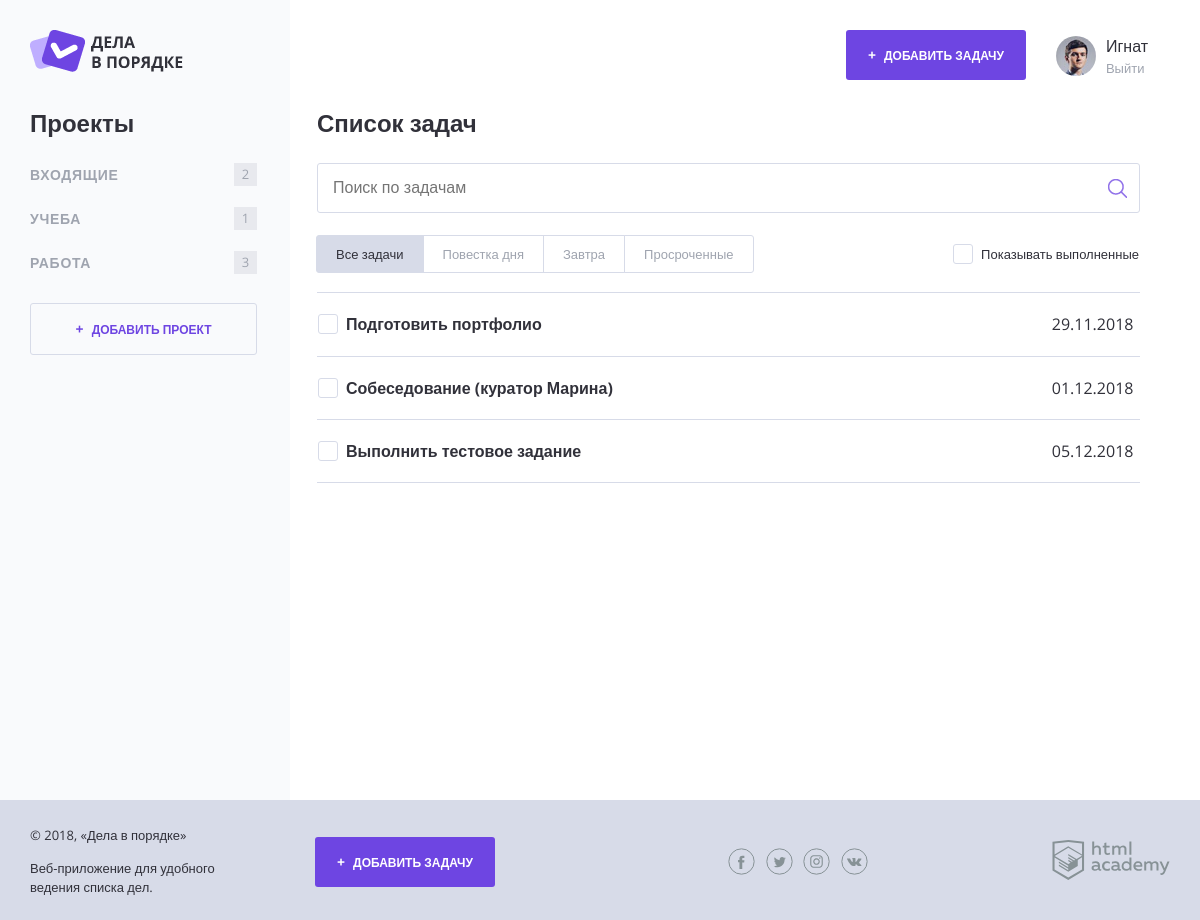
Page /index.php?category_id=2 (signed in) on the committed database.
### tables this page shows
CREATE TABLE categories (
  id          INT         AUTO_INCREMENT,
  name        CHAR(64)   NOT NULL,
  creator_id  INT         NOT NULL,

  PRIMARY KEY (id),
  INDEX (creator_id)
);

CREATE TABLE tasks (
  id                   INT          AUTO_INCREMENT,
  name                 CHAR(255)    NOT NULL,
  category_id          INT          DEFAULT NULL,
  creator_id           INT          NOT NULL,
  creation             DATETIME     NOT NULL DEFAULT CURRENT_TIMESTAMP,
  deadline             DATETIME     DEFAULT NULL,
  attachment_label     CHAR(255)    DEFAULT NULL,
  attachment_filename  CHAR(255)    DEFAULT NULL,
  is_complete          TINYINT(1)   NOT NULL DEFAULT 0,  

  PRIMARY KEY (id),
  FULLTEXT INDEX (name),
  INDEX (category_id),
  INDEX (creator_id),
  INDEX (deadline)
);

### utils.php (called while the page is built, shortened)
<?php
  function fillView($viewFilename, $data = []) {
    $viewPath = VIEWS_DIRECTORY_PATH.$viewFilename;
    $view = '';
    if (is_readable($viewPath)) {
      extract($data);
      require_once($viewPath);
      $view = ob_get_clean();
    }
    return $view;
  }
  function shouldHighlightTask($datetime) {
    $deadlineDate = date('d.m.Y', strtotime($datetime));
    $currentDate = date('d.m.Y', time());
    return $deadlineDate === $currentDate;
  }
  function getEuropeanDateFormat($datetime) {
    return date('d.m.Y', strtotime($datetime));
  }
  function filterCategoryTasks($selectedCategoryID, $tasks) {
    return array_filter($tasks, function($taskData) use ($selectedCategoryID) {
      return $taskData['category_id'] === $selectedCategoryID;
    });
  }

### model-workers.php (called while the page is built, shortened)
<?php
  require_once('./utils.php');
  function getCategories($databaseConnection, $userID) {
    $requestString = "SELECT id, name
                      FROM categories
                      WHERE creator_id = {$userID}";
    return downloadData($databaseConnection, $requestString);
  }
  function getTasks($databaseConnection, $userID) {
    $requestString = "SELECT id,
                              name,
                              category_id,
                              deadline,
                              attachment_label,
                              attachment_filename,
                              is_complete
                      FROM tasks
                      WHERE creator_id = {$userID}";
    return downloadData($databaseConnection, $requestString);
  }
  function downloadData($databaseConnection, $requestString, $parseMethod = PARSE_DATA_ALL) {
    $receivedData = $databaseConnection->query($requestString);
    switch ($parseMethod) {
      case PARSE_DATA_ALL:
        $adaptedData = $receivedData->fetch_all(MYSQLI_ASSOC);
        break;
    }
    $adaptedData = $adaptedData ? convertArrayStringsToNumbers($adaptedData) : [];
    return $adaptedData;
  }

### templates/content-index.php (the view, shortened to what this page needs)
<main class="content__main">
  <h2 class="content__main-heading">Список задач</h2>
  <form class="search-form" action="index.php" method="get">
    <input class="search-form__input" type="text" name="search_query" placeholder="Поиск по задачам" value="">
    <input class="search-form__submit" type="submit" value="Искать">
  </form>
  <div class="tasks-controls">
    <nav class="tasks-switch">
      <?php
        $filterToTitle = [
          'all' => 'Все задачи',
          'today' => 'Повестка дня',
          'tomorrow' => 'Завтра',
          'expired' => 'Просроченные'
        ];
        foreach ($filterToTitle as $filter => $title) {
          $currentQueryParameters = [];
          if (isset($_GET['category_id'])) {
            $currentQueryParameters['category_id'] = $_GET['category_id'];
          }
          $currentQueryParameters['filter'] = $filter;
      ?>
          <a class="tasks-switch__item
                    <?= $_SESSION['tasks_filter'] === $filter ? 'tasks-switch__item--active' : ''; ?>"
              href="index.php?<?= http_build_query($currentQueryParameters); ?>">
            <?= $title; ?>
          </a>
        <?php } ?>
    </nav>
    <label class="checkbox">
      <span class="checkbox__text">Показывать выполненные</span>
    </label>
  </div>
  <table class="tasks">
    <?php
      foreach ($tasks as $taskData):
        if (!$taskData['is_complete'] || $_SESSION['show_completed_tasks']):
    ?>
          <tr class="tasks__item task
                    <?= shouldHighlightTask($taskData['deadline']) ? 'task--important' : ''; ?>
                    <?= $taskData['is_complete'] ? 'task--completed' : ''; ?>">
            <td class="task__select">
              <label class="checkbox task__checkbox">
                <span class="checkbox__text"><?= strip_tags($taskData['name']); ?></span>
              </label>
            </td>
            <td class="task__file">
            </td>
            <td class="task__date"><?= getEuropeanDateFormat($taskData['deadline']); ?></td>
          </tr>
    <?php
        endif;
      endforeach;
    ?>
  </table>
</main>

### templates/sidebar-categories.php
<section class="content__side">
  <h2 class="content__side-heading">Проекты</h2>
  <nav class="main-navigation">
    <ul class="main-navigation__list">
      <?php foreach ($categories as $categoryData): ?>
        <li class="main-navigation__list-item">
          <a class="main-navigation__list-item-link" href="index.php?category_id=<?= $categoryData['id']; ?>">
            <?= strip_tags($categoryData['name']); ?>
          </a>
          <span class="main-navigation__list-item-count">
            <?= $categoryData['active_tasks']; ?>
          </span>
        </li>
      <?php endforeach; ?>
    </ul>
  </nav>
  <a class="button button--transparent button--plus content__side-button"
      href="add-category.php">
    Добавить проект
  </a>
</section>

### css/style.css (style rules this page uses)
html, body { height: 100%; word-wrap: break-word; overflow-wrap: break-word; word-break: break-word; }
body { position: relative; min-width: 1180px; font-size: 16px; font-family: "OpenSans", sans-serif; color: #31313a; }
a { text-decoration: none; }
.button { display: inline-block; width: 180px; padding: 17px 0; font-weight: 700; font-size: 12px; text-align: center; color: #ffffff; text-transform: uppercase; text-decoration: none; background-color: #6e45e2; border: 0; border-radius: 3px; }
.button--plus::before { content: "+"; margin-right: 5px; font-size: 14px; }
.button--transparent { color: #6e45e2; border: 1px solid #d7dbe8; }
.button--transparent, .button--transparent:hover, .button--transparent:focus, .button--transparent:active { background-color: transparent; }
.content__side { width: 260px; }
.content__side-heading { margin: 0; margin-bottom: 15px; }
.content__side-button { width: 225px; }
.main-navigation { margin-bottom: 18px; }
.main-navigation__list { margin: 0 0 0 -8px; padding: 0; list-style: none; }
.main-navigation__list-item { display: flex; align-items: center; font-size: 14px; color: #9fa4af; text-transform: uppercase; }
.main-navigation__list-item-link { flex-grow: 1; padding: 14px 8px; font-weight: bold; color: inherit; text-decoration: none; letter-spacing: 0.05em; }
.main-navigation__list-item-count { display: inline-block; min-width: 19px; min-height: 19px; margin-right: 33px; padding: 2px; font-size: 13px; line-height: 18px; text-align: center; background-color: #e8e9ee; }
.content__main { flex-grow: 1; padding: 0 30px 0 27px; }
.content__main-heading { margin: 0; margin-bottom: 25px; }
.search-form { position: relative; margin-bottom: 23px; }
.search-form__input { box-sizing: border-box; width: 100%; padding: 15px; border: 1px solid #d7dbe8; border-radius: 3px; }
.search-form__submit { position: absolute; top: 11px; right: 8px; width: 30px; height: 30px; font-size: 0; background: transparent url("../img/search.png") no-repeat 50% 50%; border: 0; }
.tasks-controls { display: flex; justify-content: space-between; align-items: center; margin-bottom: 19px; font-size: 13px; }
.tasks-controls .checkbox .checkbox__text { padding-top: 3px; padding-bottom: 3px; }
.tasks-switch { display: inline-flex; flex-wrap: nowrap; font-size: 13px; }
.tasks-switch__item:first-child { border-top-left-radius: 3px; border-bottom-left-radius: 3px; }
.tasks-switch__item:last-child { border-top-right-radius: 3px; border-bottom-right-radius: 3px; }
.tasks-switch__item { position: relative; display: flex; margin: -1px 0 0 -1px; padding: 9px 19px; line-height: 1.4; color: #9fa4af; white-space: nowrap; background-color: #ffffff; border: 1px solid #d7dbe8; }
.tasks-switch__item--active { color: #31313a; background-color: #d7dbe8; border-color: #d7dbe8; }
.checkbox { position: relative; display: inline-block; vertical-align: top; border: 1px solid transparent; }
.checkbox__text { position: relative; display: block; padding: 1px 0 1px 28px; }
.checkbox__text::before { content: ""; position: absolute; top: 0; left: 0; width: 18px; height: 18px; border: 1px solid #d7dbe8; border-radius: 3px; }
.checkbox__text::after { content: ""; position: absolute; top: 5px; left: 5px; display: none; width: 10px; height: 5px; border-bottom: 1px solid #7f5be5; border-left: 1px solid #7f5be5; transform: rotate(-50deg); }
.tasks { width: 100%; border-collapse: collapse; }
.tasks__item:first-child td { border-top: 1px solid #d7dbe8; }
.tasks__item td { padding: 20px 0; border-bottom: 1px solid #d7dbe8; }
.task__checkbox .checkbox__input + .checkbox__text { font-weight: bold; }
.task__select { position: relative; width: 476px; }
.task__file { width: 190px; }
.task__date { width: 80px; }

### rows in the picture
categories: name "УЧЕБА", id "1"
categories: name "РАБОТА", active_tasks "3"
tasks: name "Подготовить портфолио", deadline "29.11.2018"
tasks: name "Собеседование (куратор Марина)", deadline "01.12.2018"
tasks: name "Выполнить тестовое задание", deadline "05.12.2018"

### other values in the picture
controlStringLength($_SESSION['user']['name'], 23) "Игнат"
strip_tags($categoryData['name']) "ВХОДЯЩИЕ"
$categoryData['active_tasks'] "2"
$title "Все задачи"
$title "Повестка дня"
$title "Завтра"
$title "Просроченные"
